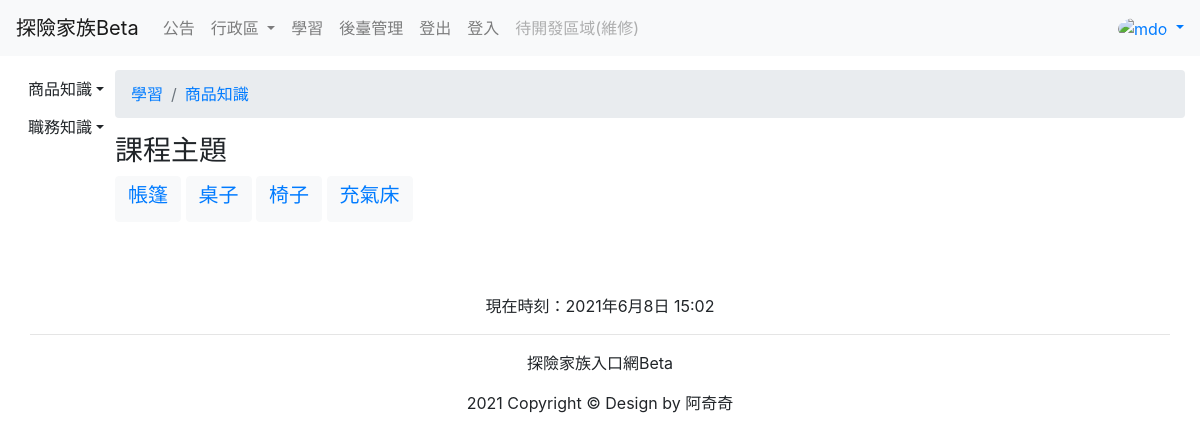
Screenshot of /learning/product-knowledge/ with the database file from the repository.
### myweb/models.py (models this page shows, shortened)
class Subject(models.Model):
    subject_title = models.CharField(max_length=50, null=False)
    subject_url = models.CharField(max_length=50, default='')
    order = models.IntegerField(default='99')
    show = models.BooleanField(default=False)

class Topical(models.Model):
    subject_title = models.ForeignKey('Subject', on_delete=models.CASCADE)
    topical_title = models.CharField(max_length=50, null=False)
    topical_url = models.CharField(max_length=50, default='')
    order = models.IntegerField(default='99')
    show = models.BooleanField(default=False)

### myweb/views.py (the view)
# urls.py: path('learning/<str:subjects>/', views.learning_subject, name='learning-subject-url'),
def learning_subject(request, subjects):
    subject = Subject.objects.filter(show=True).order_by('order')
    topical = Topical.objects.filter(show=True).order_by('order')
    now = datetime.now()
    try:
        topical_list = Topical.objects.filter(subject_title__subject_url=subjects)
    except:
        topical_list = None
    return render(request, 'learning_subjects.html', locals())

### templates/learning_subjects.html (shortened to what this page needs)
{% extends 'learning_base.html' %}
{% block content %}
    <h3>課程主題</h3>
    {% for t in topical_list %}
        <div class="btn-group">
            <button type="button" class="btn btn-default btn-light">
                <h5><a href="{{ t.topical_url }}" >{{ t.topical_title }}</a></h5>
            </button>
        </div>
    {% empty %}
        <p>"課程內容待建置"</p>
    {% endfor %}
    <br>
    <br>
    <br>
    <br>
{% endblock %}

### templates/learning_base.html (shortened to what this page needs)
{% load static %}
<!DOCTYPE html>
<html>
<head>
    <link rel="stylesheet" href="{% static 'css/bootstrap4.6.0.min.css' %}">
    <link rel="stylesheet" href="https://cdn.jsdelivr.net/npm/bootstrap-icons@1.4.1/font/bootstrap-icons.css">
<body style="padding-top: 70px;">
    {% include 'header.html' %}
    <div class="container-fluid">
        <div class="row">
            <div class="col-12 col-md-2 col-xl-1">
                {% for s in subject %}
                        <div class="dropdown d-inline-flex">
                        <button class="btn btn-default dropdown-toggle" type="button" data-toggle="dropdown" id="button" aria-haspopup="true" aria-expanded="true">{{ s.subject_title }}</button>
                        </div>
                {% endfor %}
            </div>
            <div class="col-12 col-md-10 col-xl-11">
            <nav>
                <ol class="breadcrumb">
                {% for s in subject %}
                    {% if subjects == s.subject_url  %}
                    <li class="breadcrumb-item"><a href="{% url 'learning-url' %}">學習</a></li>
                    <li class="breadcrumb-item"><a href="{% url 'learning-subject-url' subjects %}">{{ s.subject_title }}</a></li>
                    {% endif %}
                {% endfor %}
                </ol>
            </nav>
                {% block content %} {% endblock %}
            </div>
        </div>
    </div>
    {% include 'footer.html' %}
</body>
</html>

### rows the page displays
Subject: subject_title "商品知識"
Subject: subject_title "職務知識"
Topical: topical_title "帳篷"
Topical: topical_title "桌子"
Topical: topical_title "椅子"
Topical: topical_title "充氣床"
